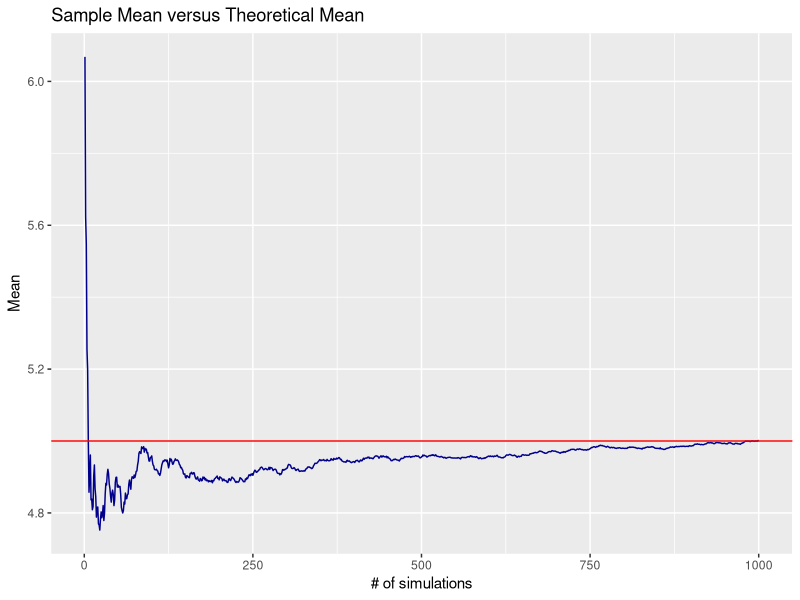
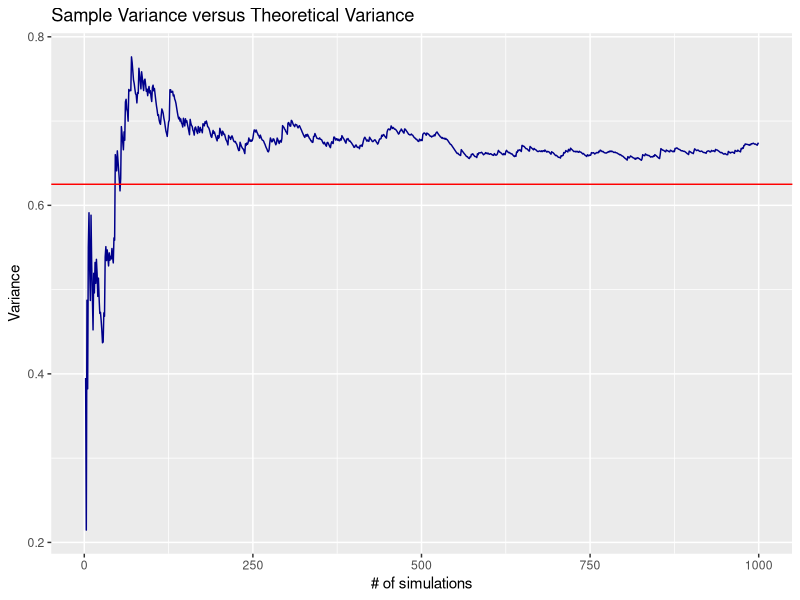
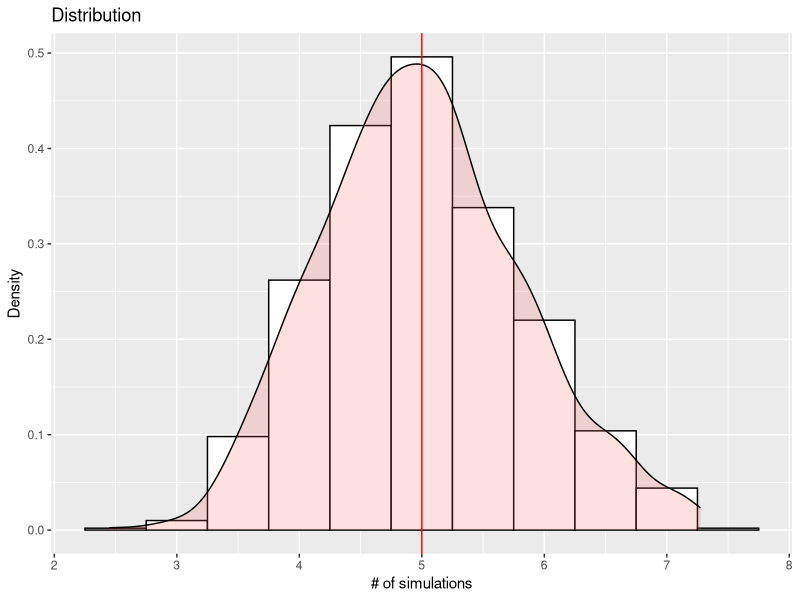

Recreate these plots in R, in order.
## ---- chunk 1
lambda <- 0.2
n      <- 40
nsim   <- 1000
## ---- chunk 2
mu <- 1/lambda
sd <- 1/lambda
## ---- chunk 3
sim_data <- 
  data.frame( 
    nsim  = integer(0), 
    mean  = numeric(0),
    tmean = numeric(0),
    tvar  = numeric(0)
  )

for(i in 1:nsim){
  data <- rexp(n, lambda)
  
  sim_data = 
    rbind(
      sim_data, 
      data.frame(
        nsim  = i, 
        mean  = mean(data),
        tmean = mean(c(sim_data$mean, mean(data))),
        tvar  = var(c(sim_data$mean, mean(data)))
      )
    )
}
## ---- chunk 4
require(ggplot2)
ggplot(
  data = sim_data, 
  aes(
    x=nsim, 
    y=tmean
    )
  ) + 
  labs(
    title = "Sample Mean versus Theoretical Mean",
    x = "# of simulations",
    y = "Mean"
    ) +
  geom_line(color='darkblue') + 
  geom_hline(aes(yintercept=mu), color='red')
## ---- chunk 5
ggplot(
  data = sim_data, 
  aes(x=nsim, y=tvar, colour = tvar)
  ) + 
  labs(
    title = "Sample Variance versus Theoretical Variance",
    x = "# of simulations",
    y = "Variance"
  ) +
  geom_line(color='darkblue') + 
  geom_hline(aes(yintercept=sd^2/n), color='red')
## ---- chunk 6
ggplot(
  data = sim_data, 
  aes(x=mean)
  ) + 
  labs(
    title = "Distribution",
    x = "# of simulations",
    y = "Density"
  ) +
  geom_histogram(aes(y=..density..),
                   binwidth=.5,
                   colour="black", fill="white") +
  geom_density(alpha=.2, fill="#FF6666") +
  geom_vline(aes(xintercept=mu), color='red')
